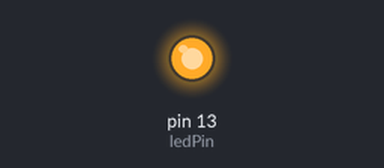
Simulated run of this sketch. Board: Arduino Uno, built with avr-gcc and run on an emulated ATmega328P. Shown: output pins drawn as LEDs (lit = HIGH).

Above: at 0.3 s.
At 14.0 s:
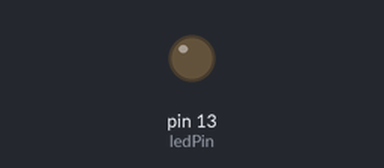
Timing chart, 0 to 21.6 s (numbered marks = the images above):
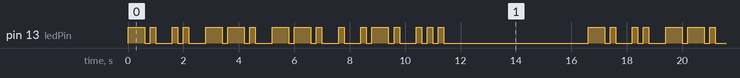

The sketch:

Custom_blink.ino
```cpp
const int ledPin = 13;
const int unit = 200;

void setup() {
  pinMode(ledPin, OUTPUT);
}

void dot() {
  digitalWrite(ledPin, HIGH);
  delay(unit);
  digitalWrite(ledPin, LOW);
  delay(unit);
}

void dash() {
  digitalWrite(ledPin, HIGH);
  delay(unit * 3);
  digitalWrite(ledPin, LOW);
  delay(unit);
}

void loop() {

   dash();
   dot();
   delay(unit * 2);


   dot();
   dot();
   delay(unit * 2);


   dash();
   dash();
   dot();
   delay(unit * 2);


   dash();
   dash();
   dot();
   delay(unit * 2);


   dot();
   delay(unit * 2);


   dot();
   dash();
   dot();
   delay(unit * 2);


   dot();
   dot();
   dot();
   delay(5000);
}
```

Measured:
- by itself, pin 13 (ledPin): moves between LOW and HIGH, repeating every 16.6 s
- by itself, everything shown: repeats every 16.6 s, in 34 steps
